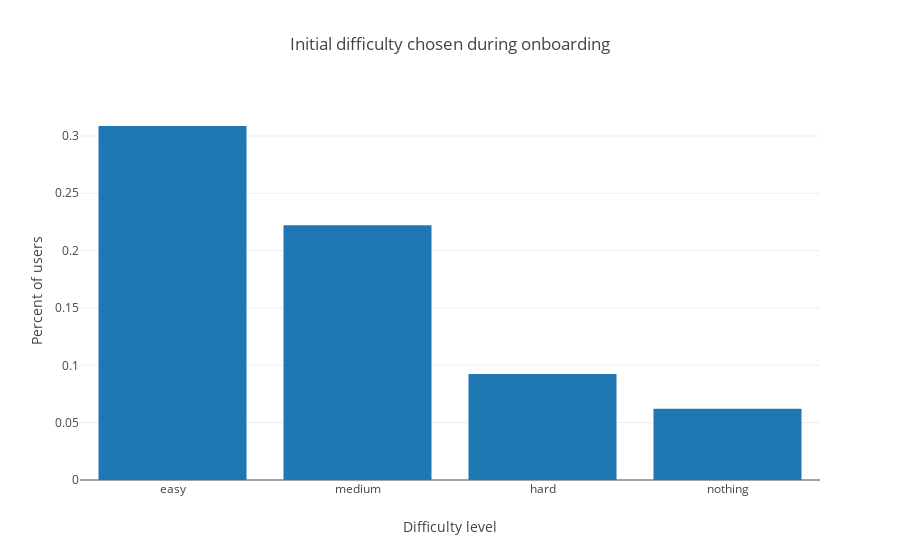

The cell this chart's notebook holds for it:
### Markdown cell above
We know users have differing preferences for how difficult they want their interventions to be.

Ie, if you ask them during onboarding the following question "How aggressive would you like HabitLab to be in reducing your time online" then the answers are as follows

### Code cell
from initial_difficulty_choice_utils import plot_initial_chosen_difficulties_per_install_percent
plot_initial_chosen_difficulties_per_install_percent()

### Figure 1 — Plotly figure (JSON) as saved in the notebook; plotly's stock layout.template omitted (floating-point values rounded to 4 significant figures)
{"data": [{"type": "bar", "uid": "b5c1e5bd-cf80-49ce-8cf7-64079b4b9e55", "x": [null, "easy", "medium", "hard", "nothing"], "y": [0.3147, 0.3086, 0.2221, 0.09238, 0.06222]}], "layout": {"title": {"text": "Initial difficulty chosen during onboarding"}, "xaxis": {"title": {"text": "Difficulty level"}}, "yaxis": {"title": {"text": "Percent of users"}}}}
